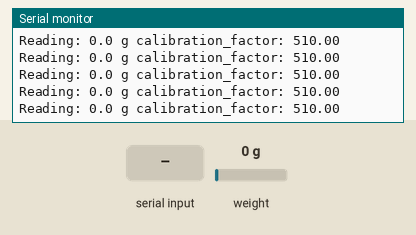
Simulated run of this sketch. Board: Arduino Uno, built with avr-gcc and run on an emulated ATmega328P. Parts: the last lines printed to the serial monitor. The inputs (shaded band) are chosen by the test bench; at power-on: weight on the scale 0 g.

Above: at 3.3 s.
3.4 s: weight on the scale set to 100 g
At 3.49 s:
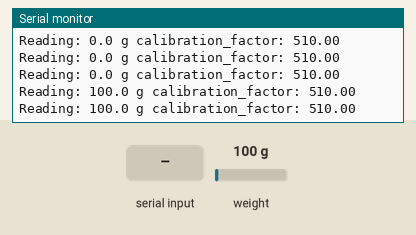
6.4 s: "+" received over Serial
At 6.53 s:
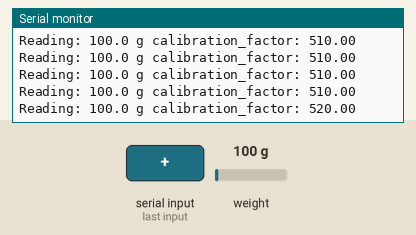
9.4 s: weight on the scale set to 1250 g
At 9.47 s:
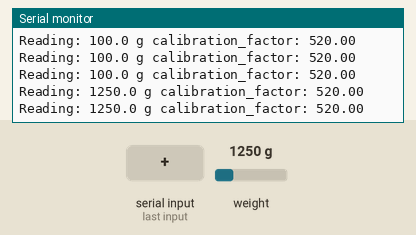
12.4 s: "a" received over Serial
At 12.5 s:
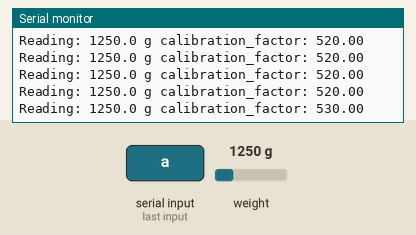
Timing chart, 0 to 14.9 s (numbered marks = the images above; inputs shaded):
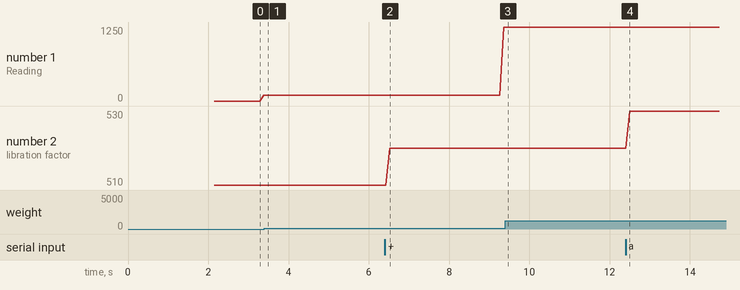

The sketch:

ScaleCalibration.ino
```cpp
//Scale calibration
//pulled from https://www.instructables.com/Arduino-Scale-With-5kg-Load-Cell-and-HX711-Amplifi/

#include <HX711.h>

#define LOADCELL_SCK_PIN 2
#define LOADCELL_DOUT_PIN 3

HX711 scale;

float calibration_factor = 510; //this worked for me for grams//-7050

void setup() {
  Serial.begin(9600);
  Serial.println("HX711 calibration sketch");
  Serial.println("Remove all weight from scale");
  Serial.println("After readings begin, place known weight on scale");
  Serial.println("Press + or a to increase calibration factor");
  Serial.println("Press - or z to decrease calibration factor");

  scale.begin(LOADCELL_DOUT_PIN, LOADCELL_SCK_PIN);
  scale.set_scale();
  scale.tare(); //Reset the scale to 0

  long zero_factor = scale.read_average(); //get baseline reading
  Serial.print("Zero factor: ");
  Serial.println(zero_factor);
}

void loop() {
  scale.set_scale(calibration_factor); //adjust to calibration factor
  Serial.print("Reading: ");
  Serial.print(scale.get_units(), 1);
  Serial.print(" g");
  Serial.print(" calibration_factor: ");
  Serial.print(calibration_factor);
  Serial.println();

  if(Serial.available())
  {
    char temp = Serial.read();
    if(temp == '+' || temp == 'a')
      calibration_factor += 10;
    else if(temp == '-' || temp == 'z')
      calibration_factor -= 10;
  }
}
```

Measured:
- after the input at 3.4 s, the serial monitor: prints a new line after 0.09 s (image 1)
- after the input at 6.4 s, the serial monitor: prints a new line after 0.13 s (image 2)
- after the input at 9.4 s, the serial monitor: prints a new line after 0.06 s (image 3)
- after the input at 12.4 s, the serial monitor: prints a new line after 0.10 s (image 4)
- plotted number 1: 100 → 1250 after the input at 6.4 s
- plotted number 2: 510 → 520 after the input at 6.4 s, 520 → 530 after the input at 12.4 s
